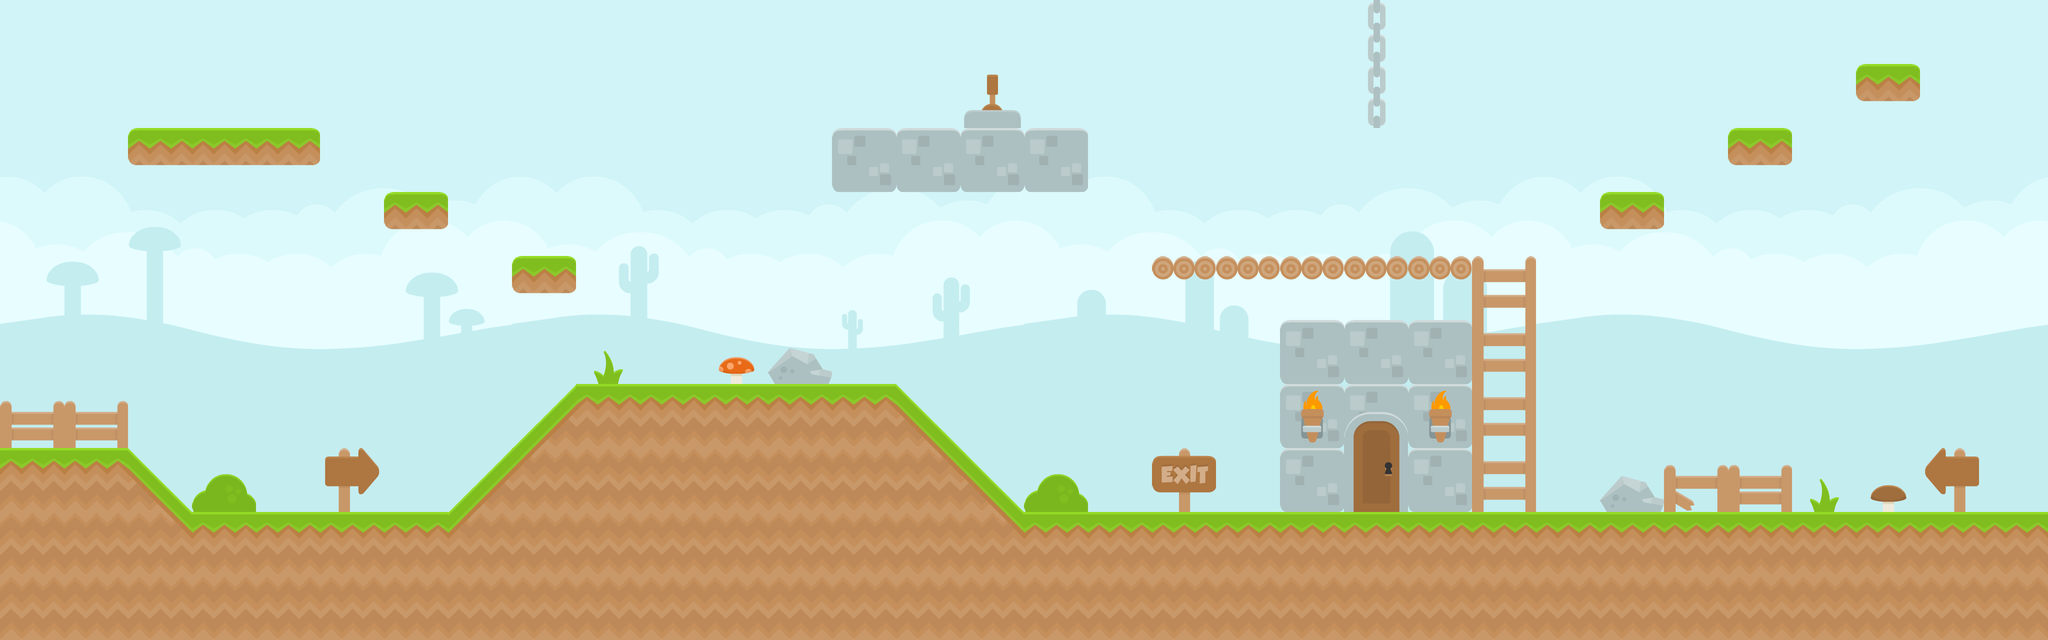

Rendered tile map (Tiled .tmx) drawn with the repository's tilesets; below, a short description and the map source with its tile grids summarised:
An orthogonal 32x10 tile map with 128x128 px tiles, 3 tile layers (backTiles, ground, frontTiles), 2 tilesets, 1 image layer and 9 objects.

<map version="1.0" tiledversion="1.0.2" orientation="orthogonal" renderorder="right-down" width="32" height="10" tilewidth="128" tileheight="128" nextobjectid="43">
 <tileset firstgid="1" source="box2d-test.tsx" />
 <tileset firstgid="226" source="box2d-test-tiles.tsx" />
 <imagelayer name="background">
  <image source="background.png" width="4096" height="1024" />
 </imagelayer>
 <layer name="backTiles" width="32" height="10">
  <data>[320 cells, 42 non-empty, 17 distinct tile ids]</data>
 </layer>
 <layer name="ground" width="32" height="10">
  <data>[320 cells, 88 non-empty, 10 distinct tile ids]</data>
 </layer>
 <layer name="frontTiles" width="32" height="10">
  <data>[320 cells, 4 non-empty, 3 distinct tile ids]</data>
 </layer>
 <objectgroup name="physics">
  <object id="33" x="0" y="0">
   <polyline points="0,-256 0,896 256,896 384,1024 896,1024 1152,768 1792,768 2048,1024 4096,1024 4096,-256" />
  </object>
  <object id="34" x="256" y="256">
   <polyline points="0,0 384,0 384,75 0,75 0,0" />
  </object>
  <object id="35" x="768" y="384">
   <polyline points="0,0 128,0 128,75 0,75 0,0" />
  </object>
  <object id="36" x="1024" y="512">
   <polyline points="0,0 128,0 128,75 0,75 0,0" />
  </object>
  <object id="37" x="3200" y="384">
   <polyline points="0,0 128,0 128,75 0,75 0,0" />
  </object>
  <object id="38" x="3456" y="256">
   <polyline points="0,0 128,0 128,75 0,75 0,0" />
  </object>
  <object id="39" x="3712" y="128">
   <polyline points="0,0 128,0 128,75 0,75 0,0" />
  </object>
  <object id="40" x="1664" y="256">
   <polyline points="0,0 512,0 512,128 0,128 0,0" />
  </object>
  <object id="42" x="2304" y="512">
   <polyline points="0,0 640,0 640,47 0,47 0,0" />
  </object>
 </objectgroup>
</map>